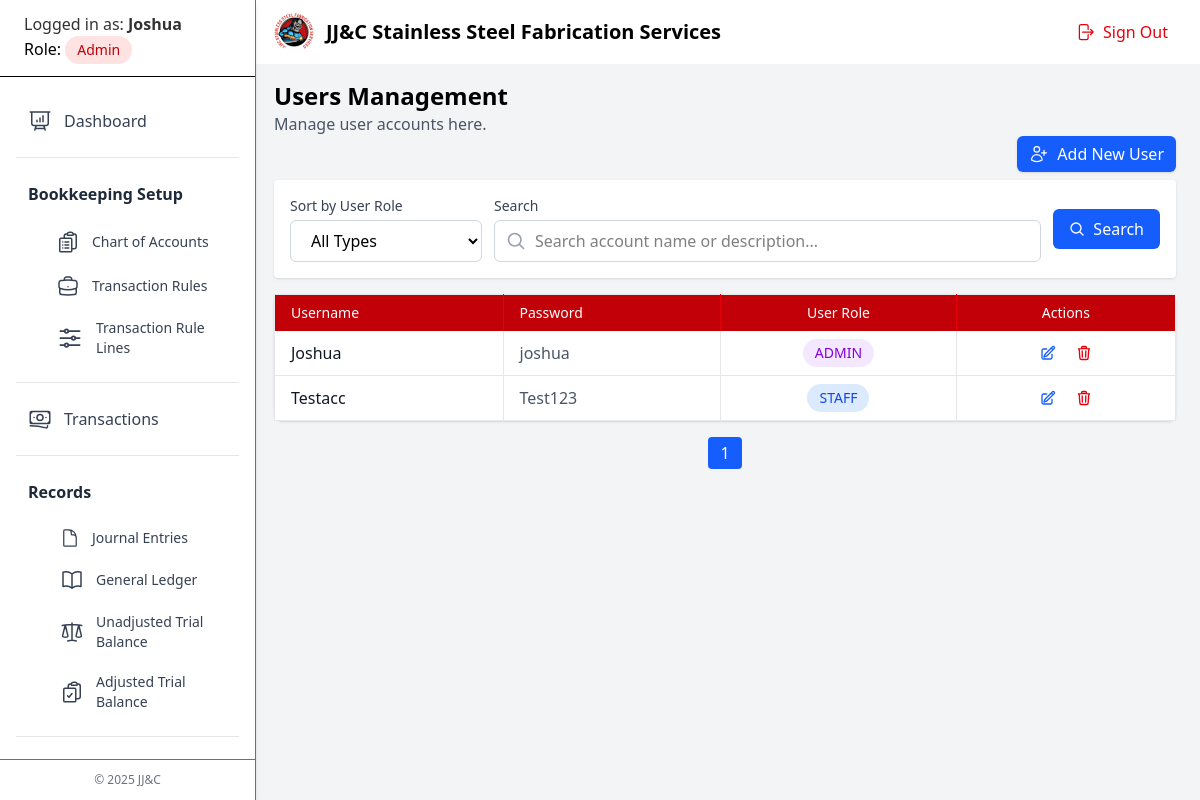
/pages/users.php (signed in), run on an earlier commit of the app's database.
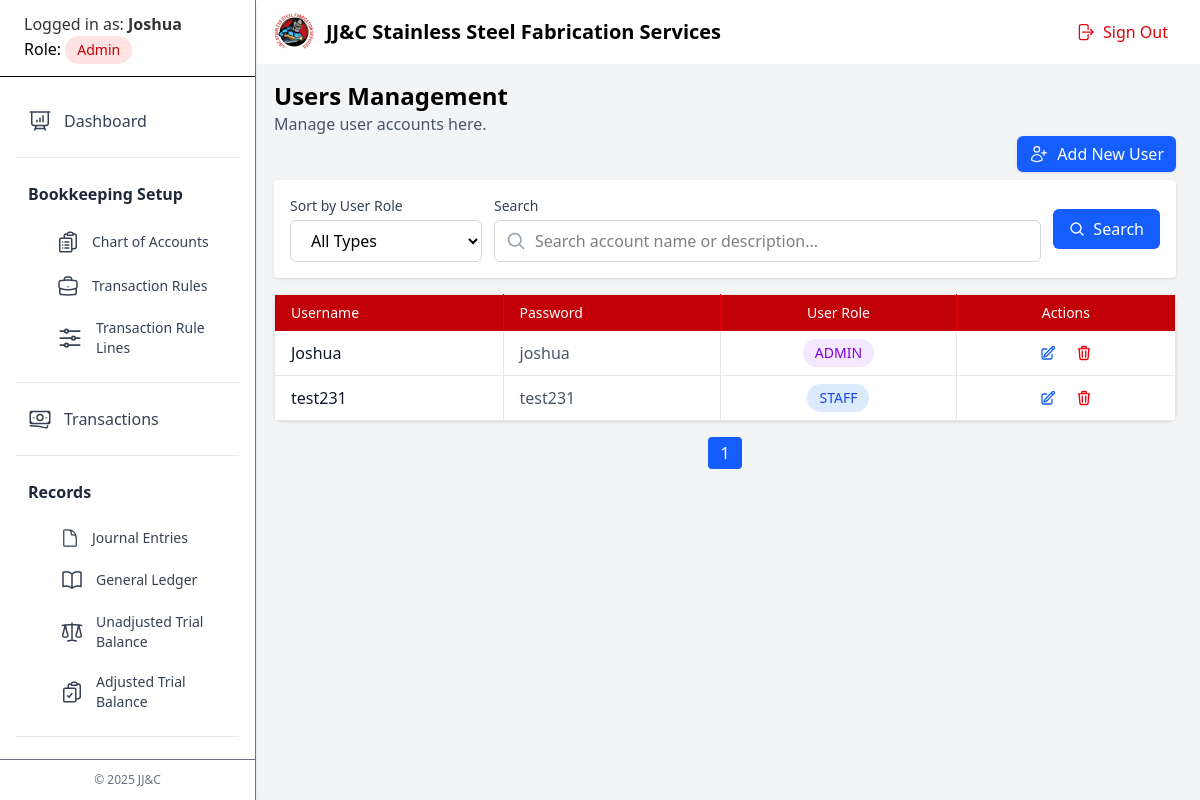
And on a later commit of the database.
### tables this page shows
CREATE TABLE `users` (
  `id` int(11) NOT NULL,
  `username` varchar(25) NOT NULL,
  `password` varchar(25) NOT NULL,
  `role` varchar(25) NOT NULL
);

### models/users.class.php (called while the page is built, shortened)
<?php
class Users
{
    protected $conn;
    private $limit = 10;
    public function __construct($conn, $id, $username, $password, $role)
    {
        $this->conn = $conn;
    }
    public function getTotalUsers($search = '', $filter = '')
    {
        $search = trim($search);
        $filterQuery = '';
        $sql = "SELECT COUNT(*) AS total FROM users $filterQuery";
        $result = mysqli_query($this->conn, $sql);
        $row = mysqli_fetch_assoc($result);
        return (int)$row['total'];
    }
    public function getPaginatedUsers($page = 1, $search = '', $filter = '')
    {
        $page = max(1, (int)$page);
        $offset = ($page - 1) * $this->limit;
        $search = trim($search);
        $filterQuery = '';
        $sql = "
        SELECT *
        FROM users
        $filterQuery
        ORDER BY role ASC
        LIMIT {$this->limit} OFFSET {$offset}";
        $result = mysqli_query($this->conn, $sql);
        return mysqli_fetch_all($result, MYSQLI_ASSOC);
    }
    public function getTotalPages($search = '', $filter = '')
    {
        return ceil($this->getTotalUsers($search, $filter) / $this->limit);
    }
}

### pages/users.php (the view, shortened to what this page needs)
<?php
$title = "Users Management";
include_once "../templates/header.php";
include_once "../templates/sidebar.php";
include_once "../templates/banner.php";
require_once "../configs/dbc.php";
require_once "../models/users.class.php";
$userModel = new Users($conn, "", "", "", "");
$page   = $_GET['page'] ?? 1;
$search = $_GET['search'] ?? '';
$filter = $_GET['filter'] ?? '';
$queryParams = "&search=" . urlencode($search) . "&filter=" . urlencode($filter);
$users = $userModel->getPaginatedUsers($page, $search, $filter);
$total_pages = $userModel->getTotalPages($search, $filter);
?>
<main class="bg-gray-100 px-6 py-4">
    <div>
        <h2 class="text-2xl font-semibold"><?php echo $title ?></h2>
        <p class="text-gray-600">Manage user accounts here.</p>
    </div>
    <div class="flex justify-end mb-2">
        <button
            command="show-modal"
            commandfor="dialog"
            id="openModalBtn"
            class="flex items-center space-x-2 bg-blue-600 hover:bg-blue-700 text-white font-medium px-3 py-1.5 rounded-md shadow-sm transform transition duration-200 hover:-translate-y-0.5 hover:scale-105">
            <span>Add New User</span>
        </button>
    </div>
     <div class="bg-white p-4 mb-4 rounded shadow">
        <form method="GET" class="flex flex-col sm:flex-row items-stretch sm:items-center gap-3">
            <div class="sm:w-48">
                <label class="block text-sm text-gray-700 mb-1">Sort by User Role</label>
                <select
                    name="filter"
                    onchange="this.form.submit()"
                    class="w-full px-4 py-2 border border-gray-300 rounded-md focus:ring-2 focus:ring-blue-500 focus:border-blue-500 outline-none transition bg-white">
                    <option value="">All Types</option>
                </select>
            </div>
            <div class="flex-1">
                <label class="block text-sm text-gray-700 mb-1">Search</label>
                <div class="relative">
                    <input
                        type="text"
                        name="search"
                        value="<?= $_GET['search'] ?? '' ?>"
                        placeholder="Search account name or description..."
                        class="w-full pl-10 pr-4 py-2 border border-gray-300 rounded-md focus:ring-2 focus:ring-blue-500 focus:border-blue-500 outline-none transition">
                </div>
            </div>
            <div class="flex gap-2">
                <button
                    type="submit"
                    class="px-4 py-2 bg-blue-600 text-white font-medium rounded-md hover:bg-blue-700 transition duration-200 flex items-center gap-2">
                    <svg xmlns="http://www.w3.org/2000/svg" fill="none" viewBox="0 0 24 24" stroke-width="2" stroke="currentColor" class="w-4 h-4">
                        <path stroke-linecap="round" stroke-linejoin="round" d="m21 21-5.197-5.197m0 0A7.5 7.5 0 1 0 5.196 5.196a7.5 7.5 0 0 0 10.607 10.607Z" />
                    </svg>
                    Search
                </button>
            </div>
        </form>
    </div>
    <div class=" rounded-lg shadow">
        <table class="min-w-full bg-white border border-gray-200">
            <thead>
                <tr class="bg-red-700 text-white">
                    <th class="py-2 px-4 text-left text-sm font-medium border-r border-red-600">Username</th>
                    <th class="py-2 px-4 text-left text-sm font-medium border-r border-red-600">Password</th>
                    <th class="py-2 px-4 text-center text-sm font-medium border-r border-red-600">User Role</th>
                    <th class="py-2 px-4 text-center text-sm font-medium">Actions</th>
                </tr>
            </thead>
            <tbody class="divide-y divide-gray-200">
                <?php if (empty($users)): ?>
                    <tr>
                        <td colspan="4" class="py-4 px-4 text-center text-gray-500 font-semibold border">
                            No users found.
                        </td>
                    </tr>
                <?php else: ?>
                    <?php foreach ($users as $user): ?>
                        <tr class="hover:bg-gray-100 transition-all duration-200 hover:scale-[1.02]">
                            <td class="py-2 px-4 text-gray-900 font-medium border-r border-gray-200">
                                <?= htmlspecialchars($user['username']); ?>
                            </td>
                            <td class="py-2 px-4 text-gray-600 border-r border-gray-200">
                                <?= htmlspecialchars($user['password']); ?>
                            </td>
                            <td class="py-2 px-4 text-center border-r border-gray-200">
                                <?php
                                $role = htmlspecialchars($user['role']);
                                $roleStyles = [
                                    'Admin' => 'bg-purple-100 text-purple-700',
                                    'Staff' => 'bg-blue-100 text-blue-700',
                                ];
                                $style = $roleStyles[$user['role']] ?? 'bg-gray-100 text-gray-700';
                                ?>
                                <span class="inline-block px-3 py-1 rounded-full text-sm font-medium <?= $style ?>">
                                    <?= strtoupper($role) ?>
                                </span>
                            </td>
                            <td class="py-2 px-4 border-gray-200">
                                <div class="flex items-center justify-center space-x-2">
                                    <button command="show-modal" commandfor="edit-dialog-<?= $user['id'] ?>" class="p-1.5 text-blue-600 hover:bg-blue-600 hover:text-white rounded transition-all">
                                    </button>
                                    <button command="show-modal" commandfor="delete-dialog-<?= $user['id'] ?>" class="p-1.5 text-red-600 hover:bg-red-600 hover:text-white rounded transition-all">
                                    </button>
                                </div>
                            </td>
                        </tr>
                    <?php endforeach; ?>
                <?php endif; ?>
            </tbody>
        </table>
    </div>
    <div class="flex justify-center my-4 space-x-2 pb-4">
        <?php for ($i = 1; $i <= $total_pages; $i++): ?>
            <a href="?page=<?= $i . $queryParams ?>"
                class="px-3 py-1 rounded <?= $i == $page ? 'bg-blue-600 text-white' : 'bg-gray-100 hover:bg-gray-200' ?>">
                <?= $i ?>
            </a>
        <?php endfor; ?>
    </div>
</main>
<script src="https://cdn.jsdelivr.net/npm/@tailwindplus/elements@1" type="module"></script>

### templates/header.php (shortened to what this page needs)
<!DOCTYPE html>
<html lang="en" class="h-full">
<head>
    <script src="https://cdn.jsdelivr.net/npm/@tailwindcss/browser@4"></script>
    <script src="https://cdn.jsdelivr.net/npm/@tailwindplus/elements@1" type="module"></script>
    <?php
    $currentFile = basename($_SERVER['PHP_SELF']);
    if ($currentFile != "index.php") {
        $layout = "h-full grid grid-cols-[250px_1fr] grid-rows-[auto_1fr]";
    } else {
        $layout = "h-full bg-gray-100";
    }
    ?>
</head>
<body class="<?php echo $layout ?>">

### templates/sidebar.php (shortened to what this page needs)
<aside class="row-span-2 w-64 bg-white border-r border-gray-500 shadow-md flex flex-col z-10">
  <div class="px-6 py-3 flex items-center justify-between border-b">
    <div>
      <p class="text-md opacity-80">Logged in as: <span class="font-semibold"><?php echo $_SESSION['username']; ?></span></p>
      <p class="text-md">Role: <span class="font-semibold">
          <?php
          $role = $_SESSION['role'];
          $roleStyles = [
            'Admin' => 'bg-red-100 text-red-700',
            'Staff' => 'bg-blue-100 text-blue-700',
          ];
          $style = $roleStyles[$_SESSION['role']] ?? 'bg-gray-100 text-gray-700';
          ?>
          <span class="inline-block px-3 py-1 rounded-full text-sm font-medium <?= $style ?>">
            <?= $role ?>
          </span>
        </span>
      </p>
    </div>
  </div>
  <nav class="flex-1 overflow-y-auto px-4 py-6 text-gray-700">
    <ul class="space-y-4">
      <li>
        <a href="dashboard.php" class="flex flex items-center gap-3 px-3 py-2 rounded-lg transition-all
          <?php echo ($title == 'Dashboard')
            ? 'bg-red-50 text-red-700 font-semibold'
            : 'text-gray-700 hover:bg-red-50 hover:text-red-700 font-medium'; ?>">
          <span>
          </span>
          Dashboard
        </a>
      </li>
      <hr class="border-gray-200 mt-4">
      <?php if ($role == 'Admin'): ?>
        <li>
          <div class="px-3 py-2 font-semibold text-gray-800 flex items-center gap-3 rounded-lg cursor-pointer transition-all">
            Bookkeeping Setup
          </div>
          <ul class="ml-8 mt-2 space-y-1 text-sm">
            <li>
              <a href="chartofaccounts.php" class="flex flex items-center gap-3 px-2 py-2 rounded-lg transition-all
                <?php echo ($title == 'Chart of Accounts')
                  ? 'bg-red-50 text-red-700 font-semibold'
                  : 'text-gray-700 hover:bg-red-50 hover:text-red-700 font-medium'; ?>">
                <span>
                </span>
                Chart of Accounts
              </a>
            </li>
            <li>
              <a href="transactionrules.php" class="flex flex items-center gap-3 px-2 py-2 rounded-lg transition-all
                <?php echo ($title == 'Transaction Rules')
                  ? 'bg-red-50 text-red-700 font-semibold'
                  : 'text-gray-700 hover:bg-red-50 hover:text-red-700 font-medium'; ?>">
                <span>
                </span>
                Transaction Rules
              </a>
            </li>
            <li>
              <a href="transactionrulelines.php" class="flex flex items-center gap-3 px-2 py-2 rounded-lg transition-all
                <?php echo ($title == 'Transaction Rule Lines')
                  ? 'bg-red-50 text-red-700 font-semibold'
                  : 'text-gray-700 hover:bg-red-50 hover:text-red-700 font-medium'; ?>">
                <span>
                </span>
                Transaction Rule Lines
              </a>
            </li>
          </ul>
          <hr class="border-gray-200 mt-4">
        </li>
      <?php endif; ?>
      <li>
        <a href="transactions.php" class="flex flex items-center gap-3 px-3 py-2 rounded-lg transition-all
          <?php echo ($title == 'Transactions')
            ? 'bg-red-50 text-red-700 font-semibold'
            : 'text-gray-700 hover:bg-red-50 hover:text-red-700 font-medium'; ?>">
          <span>
          </span>
          Transactions
        </a>
      </li>
      <hr class="border-gray-200 mt-4">
      <li>
        <div class="px-3 py-2 font-semibold text-gray-800 flex items-center gap-3 rounded-lg cursor-pointer transition-all">
          Records
        </div>
        <ul class="ml-8 mt-2 space-y-1 text-sm">
          <li>
            <a href="journalentries.php" class="flex flex items-center gap-3 px-3 py-2 rounded-lg transition-all
              <?php echo ($title == 'Journal Entries')
                ? 'bg-red-50 text-red-700 font-semibold'
                : 'text-gray-700 hover:bg-red-50 hover:text-red-700 font-medium'; ?>">
              <span>
              </span>
              Journal Entries
            </a>
          </li>
          <li>
            <a href="generalledger.php" class="flex flex items-center gap-3 px-3 py-2 rounded-lg transition-all
              <?php echo ($title == 'General Ledger')
                ? 'bg-red-50 text-red-700 font-semibold'
                : 'text-gray-700 hover:bg-red-50 hover:text-red-700 font-medium'; ?>">
              <span>
              </span>
              General Ledger
            </a>
          </li>
        <li>
  <a href="untrialbalance.php" class="flex flex items-center gap-3 px-3 py-2 rounded-lg transition-all
    <?php echo ($title == 'Unadjusted Trial Balance')
      ? 'bg-red-50 text-red-700 font-semibold'
      : 'text-gray-700 hover:bg-red-50 hover:text-red-700 font-medium'; ?>">
    <span>
    </span>
    Unadjusted Trial Balance
  </a>
</li>
<li>
  <a href="adtrialbalance.php" class="flex flex items-center gap-3 px-3 py-2 rounded-lg transition-all
    <?php echo ($title == 'Adjusted Trial Balance')
      ? 'bg-red-50 text-red-700 font-semibold'
      : 'text-gray-700 hover:bg-red-50 hover:text-red-700 font-medium'; ?>">
    <span>
    </span>
    Adjusted Trial Balance
  </a>
</li>
        </ul>
        <hr class="border-gray-200 mt-4">
      </li>
      <li>
        <div class="px-3 py-2 font-semibold text-gray-800 flex items-center gap-3 rounded-lg cursor-pointer transition-all">
        </div>
      </li>
    </ul>
  </nav>
  <div class="px-6 py-3 border-t text-xs text-gray-500 text-center mt-auto">
    © 2025 JJ&C
  </div>
</aside>

### templates/banner.php (shortened to what this page needs)
<header class="flex items-center justify-between px-6 py-3 z-10">
  <div class="flex items-center space-x-3">
    <img src="../images/logo.jpg" alt="Company Logo" class="h-10 w-10 rounded-full">
    <span class="text-xl font-semibold">JJ&C Stainless Steel Fabrication Services</span>
  </div>
  <button command="show-modal" commandfor="signout-dialog" class="flex items-center gap-2 px-2 py-1 text-red-600 hover:text-red-700 transition-colors font-medium ml-auto">
    Sign Out
  </button>
</header>

What changed in the data, as far as the page shows it:
removed users: username "Testacc", password "Test123", role "STAFF"
added users: username "test231", password "test231", role "STAFF"
